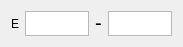
     <widget class="QWidget" name="horizontalLayoutWidget_25">
      <property name="geometry">
       <rect>
        <x>870</x>
        <y>100</y>
        <width>171</width>
        <height>41</height>
       </rect>
      </property>
      <layout class="QHBoxLayout" name="horizontalLayout_29" stretch="0,0,0,0">
       <property name="sizeConstraint">
        <enum>QLayout::SetFixedSize</enum>
       </property>
       <item>
        <widget class="QLabel" name="label_45">
         <property name="sizePolicy">
          <sizepolicy hsizetype="Fixed" vsizetype="MinimumExpanding">
           <horstretch>0</horstretch>
           <verstretch>0</verstretch>
          </sizepolicy>
         </property>
         <property name="text">
          <string>E</string>
         </property>
        </widget>
       </item>
       <item>
        <widget class="QTextEdit" name="A21">
         <property name="sizePolicy">
          <sizepolicy hsizetype="Fixed" vsizetype="Fixed">
           <horstretch>0</horstretch>
           <verstretch>1</verstretch>
          </sizepolicy>
         </property>
         <property name="minimumSize">
          <size>
           <width>64</width>
           <height>19</height>
          </size>
         </property>
         <property name="maximumSize">
          <size>
           <width>64</width>
           <height>25</height>
          </size>
         </property>
         <property name="sizeIncrement">
          <size>
           <width>1</width>
           <height>1</height>
          </size>
         </property>
         <property name="autoFillBackground">
          <bool>false</bool>
         </property>
         <property name="styleSheet">
          <string notr="true"/>
         </property>
         <property name="verticalScrollBarPolicy">
          <enum>Qt::ScrollBarAlwaysOff</enum>
         </property>
         <property name="horizontalScrollBarPolicy">
          <enum>Qt::ScrollBarAsNeeded</enum>
         </property>
        </widget>
       </item>
       <item>
        <widget class="QLabel" name="label_60">
         <property name="sizePolicy">
          <sizepolicy hsizetype="Fixed" vsizetype="Fixed">
           <horstretch>0</horstretch>
           <verstretch>0</verstretch>
          </sizepolicy>
         </property>
         <property name="font">
          <font>
           <pointsize>15</pointsize>
          </font>
         </property>
         <property name="text">
          <string>-</string>
         </property>
        </widget>
       </item>
       <item>
        <widget class="QTextEdit" name="A22">
         <property name="sizePolicy">
          <sizepolicy hsizetype="Fixed" vsizetype="Fixed">
           <horstretch>0</horstretch>
           <verstretch>5</verstretch>
          </sizepolicy>
         </property>
         <property name="minimumSize">
          <size>
           <width>64</width>
           <height>19</height>
          </size>
         </property>
         <property name="maximumSize">
          <size>
           <width>64</width>
           <height>25</height>
          </size>
         </property>
         <property name="sizeIncrement">
          <size>
           <width>1</width>
           <height>1</height>
          </size>
         </property>
         <property name="verticalScrollBarPolicy">
          <enum>Qt::ScrollBarAlwaysOff</enum>
         </property>
         <property name="horizontalScrollBarPolicy">
          <enum>Qt::ScrollBarAlwaysOff</enum>
         </property>
        </widget>
       </item>
      </layout>
     </widget>
